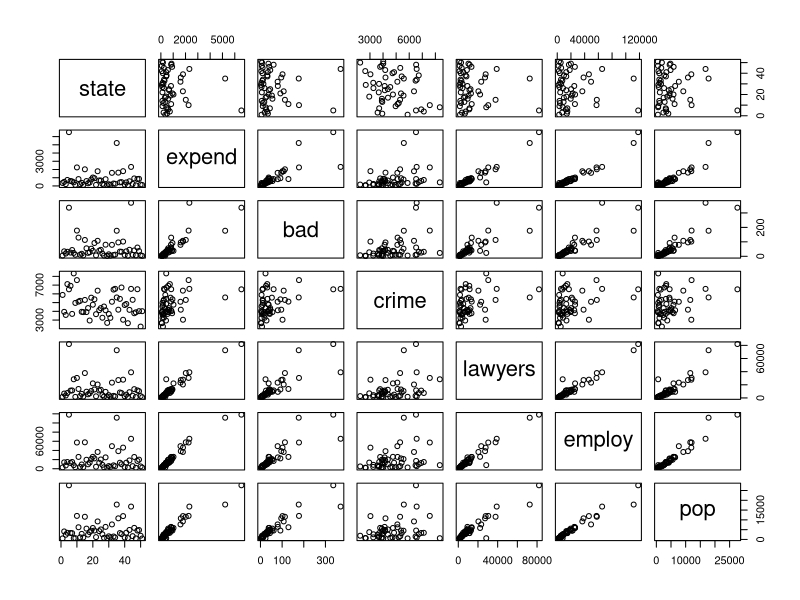
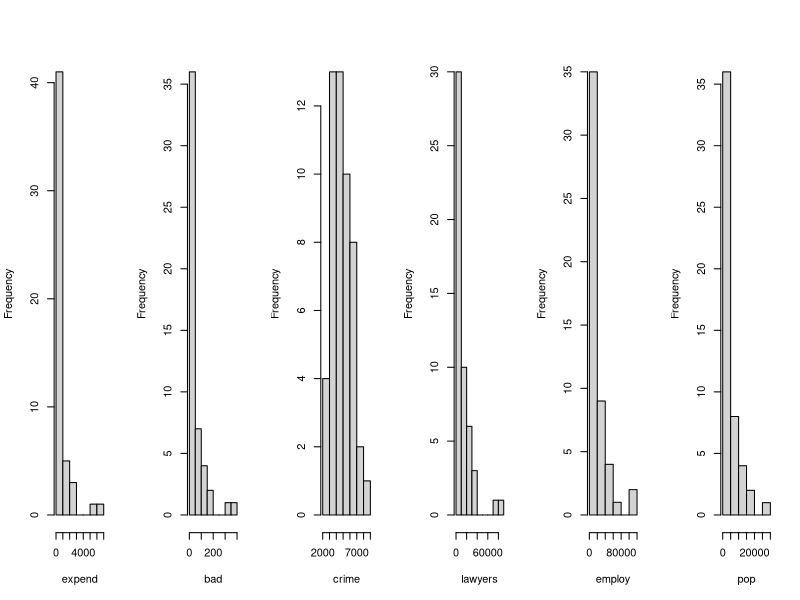
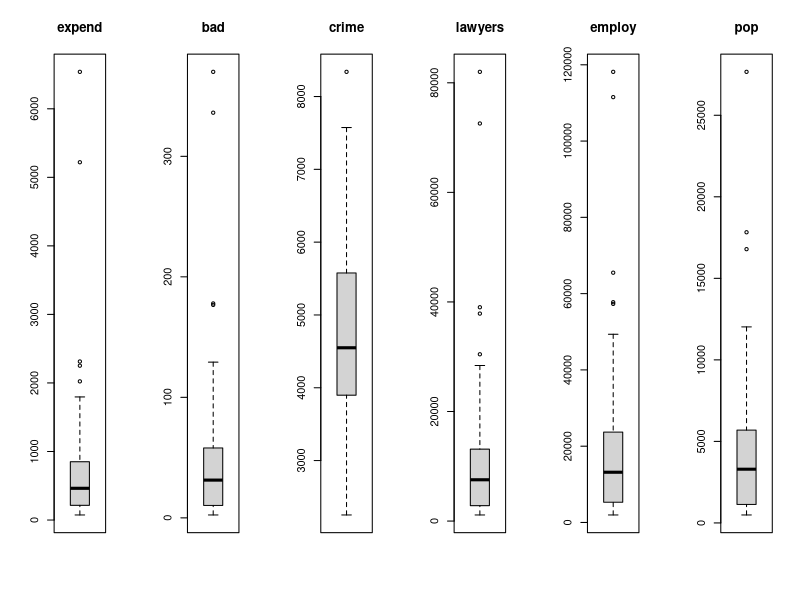
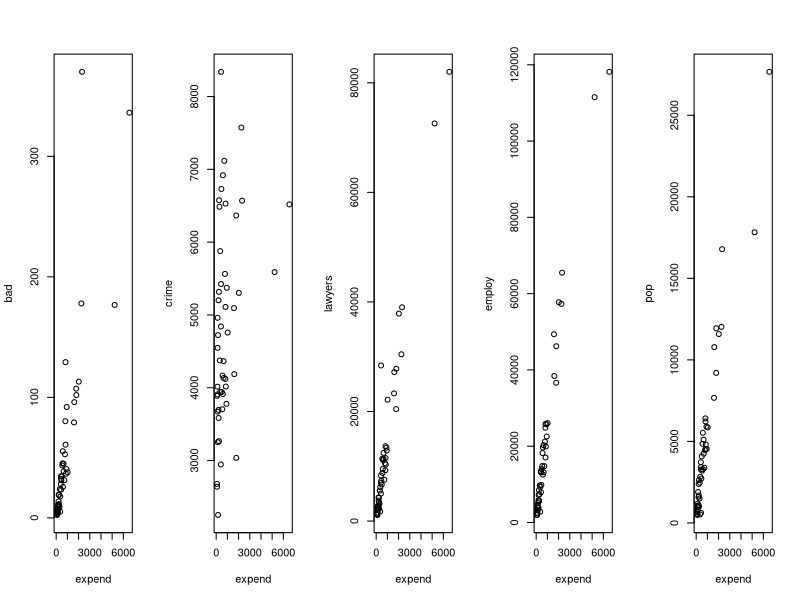
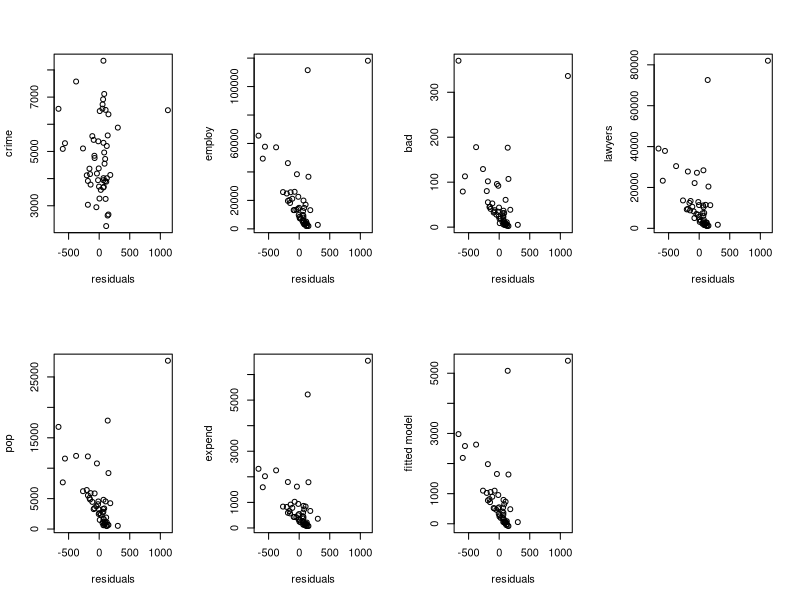
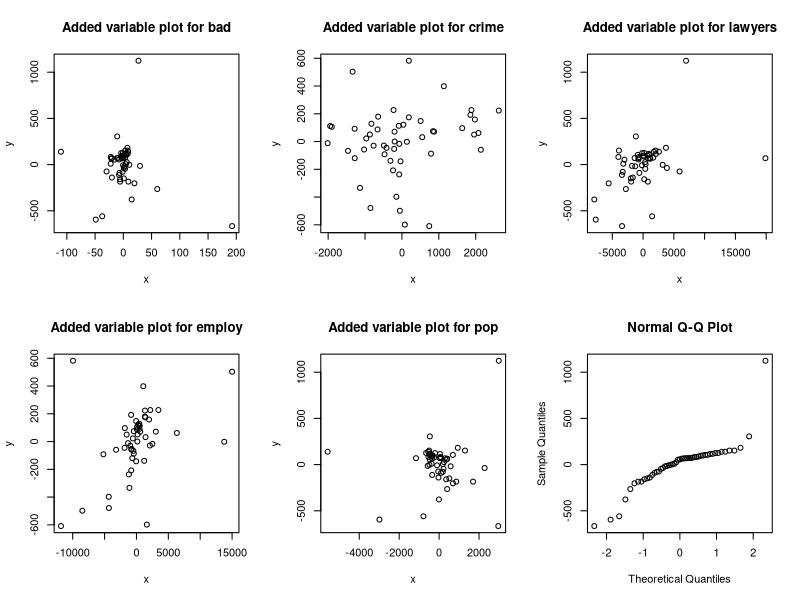

The R source for these figures, in order:
## ---- chunk 1
knitr::opts_chunk$set(echo = TRUE)
## ---- chunk 2
data=read.table(file="expensescrime.txt",header=TRUE)
plot(data)
## ---- chunk 3
par(mfrow=c(1,ncol(data)-1)) # minus the state column
for (i in 2:ncol(data)) hist(data[,i],xlab=names(data)[i],main=NULL)
## ---- chunk 4
par(mfrow=c(1,ncol(data)-1)) # minus the state column
for (i in 2:ncol(data)) boxplot(data[,i],main=names(data)[i])
## ---- chunk 5
par(mfrow=c(1,5))
plot(data$expend, data$bad,xlab="expend",ylab="bad")
plot(data$expend, data$crime,xlab="expend",ylab="crime")
plot(data$expend, data$lawyers,xlab="expend",ylab="lawyers")
plot(data$expend, data$employ,xlab="expend",ylab="employ")
plot(data$expend, data$pop,xlab="expend",ylab="pop")
## ---- chunk 6
round(cor(data[,2:7]),2)
## ---- chunk 7
summary(lm(expend~bad,data=data))
summary(lm(expend~crime,data=data))
summary(lm(expend~lawyers,data=data))
summary(lm(expend~employ,data=data))
summary(lm(expend~pop,data=data))
summary(lm(expend~bad+employ,data=data))
summary(lm(expend~crime+employ,data=data))
summary(lm(expend~bad+crime+employ,data=data))
## ---- chunk 8
summary(lm(expend~bad+crime+lawyers+employ+pop,data=data))
summary(lm(expend~bad+lawyers+employ+pop,data=data))
summary(lm(expend~bad+lawyers+employ,data=data))
summary(lm(expend~lawyers+employ, data=data))
## ---- chunk 9
expendlm = lm(expend~crime+employ,data=data)
expend=data$expend
employ=data$employ
crime=data$crime

order(residuals(expendlm))

par(mfrow=c(2,4))
#2 Scatter plot of residuals against each Xk in the model separately.
plot(residuals(expendlm),data[,4],xlab="residuals",ylab="crime")
plot(residuals(expendlm),data[,6],xlab="residuals",ylab="employ")
#4 Scatter plot of residuals against each Xk not in the model separately
plot(residuals(expendlm),data[,3],xlab="residuals",ylab="bad")
plot(residuals(expendlm),data[,5],xlab="residuals",ylab="lawyers")
plot(residuals(expendlm),data[,7],xlab="residuals",ylab="pop")
#5 Scatterplot of residuals against Y and Y^
plot(residuals(expendlm),data[,2],xlab="residuals",ylab="expend")
plot(residuals(expendlm),fitted(expendlm),xlab="residuals",ylab="fitted model")

par(mfrow=c(2,3))
#3 Added variable plot of residuals of Xj against residuals of Y with omitted Xj
x = residuals(lm(bad~employ+crime,data=data))
y = residuals(lm(expend~employ+crime,data=data))
plot(x,y,main="Added variable plot for bad")
x = residuals(lm(crime~bad+lawyers+pop,data=data))
y = residuals(lm(expend~bad+lawyers+pop,data=data))
plot(x,y,main="Added variable plot for crime")
x = residuals(lm(lawyers~employ+crime,data=data))
y = residuals(lm(expend~employ+crime,data=data))
plot(x,y,main="Added variable plot for lawyers")
x = residuals(lm(employ~bad+lawyers+pop,data=data))
y = residuals(lm(expend~bad+lawyers+pop,data=data))
plot(x,y,main="Added variable plot for employ")
x = residuals(lm(pop~employ+crime,data=data))
y = residuals(lm(expend~employ+crime,data=data))
plot(x,y,main="Added variable plot for pop")

#6 normal QQ-plot of the residuals and Shapiro-Wilk's method
qqnorm(residuals(expendlm))
#shapiro.test(residuals(expendlm))
